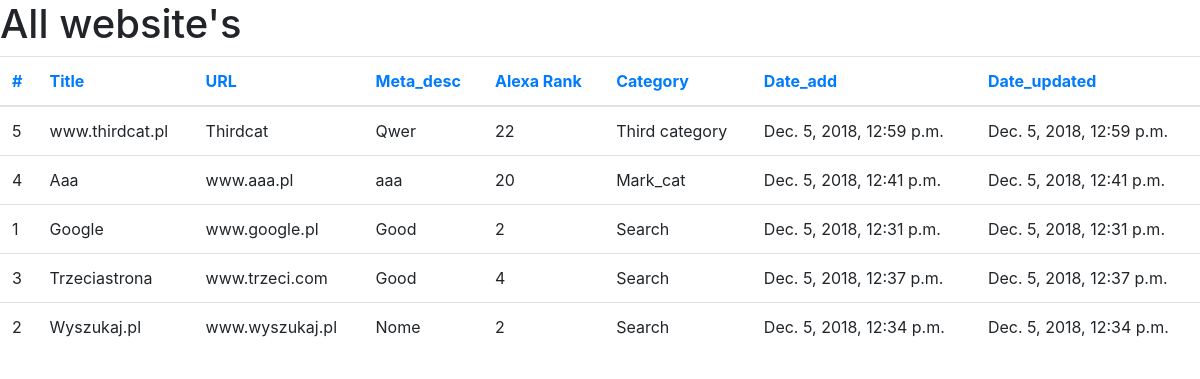
Page /websites/?order_by=url on the committed database.
### scraper/models.py (models this page shows, shortened)
class Website(models.Model):
    url = models.CharField(max_length=1000)
    title = models.CharField(max_length=1000)
    meta_description = models.CharField(max_length=1000)
    alexa_rank = models.IntegerField()
    category = models.ForeignKey(WebsiteCategory, on_delete=models.CASCADE)
    date_added = models.DateTimeField(auto_now_add=True)
    date_updated = models.DateTimeField(auto_now=True)

class WebsiteCategory(models.Model):
    name = models.CharField(max_length=1000)
    description = models.CharField(max_length=10000)
    date_added = models.DateTimeField(auto_now_add=True)
    date_updated = models.DateTimeField(auto_now=True)
    count = models.IntegerField()
    def __str__(self):
        return self.name

### scraper/views.py (the view)
# urls.py: path("websites/", WebsiteListView.as_view(), name="WebsiteListView"),
class WebsiteListView(ListView):
    template_name = 'scraper/website_list.html'
    context_object_name = "website_list"
    paginate_by = 8
    def get_queryset(self):
        if self.request.GET.get('filter'):
            filter_val = self.request.GET.get('filter')
            order = self.request.GET.get('order_by', 'id')
            new_context = Website.objects.filter(
                category=filter_val,
                ).order_by(order)
            return new_context
        else:
            order = self.request.GET.get('order_by', 'id')
            new_context = Website.objects.all().order_by(order)
            return new_context
    def get_context_data(self, **kwargs):
        context = super(WebsiteListView, self).get_context_data(**kwargs)
        context['filter'] = self.request.GET.get('filter')
        context['order_by'] = self.request.GET.get('order_by', 'id')
        return context

### templates/scraper/website_list.html (shortened to what this page needs)
<!DOCTYPE html>
<html lang="en">
<head>
    <link rel="stylesheet" href="https://stackpath.bootstrapcdn.com/bootstrap/4.1.3/css/bootstrap.min.css"
>
</head>
<body>
{% if website_list %}
    <h1>All website's</h1>
    <table class="table" id="movie">
        <thead>
        <tr>
            <th scope="col"><a href="?order_by=id">#</a></th>
            <th scope="col"><a href="?order_by=title">Title</a></th>
            <th scope="col"><a href="?order_by=url">URL</a></th>
            <th scope="col"><a href="?order_by=meta_description">Meta_desc</a></th>
            <th scope="col"><a href="?order_by=alexa_rank">Alexa Rank</a></th>
            <th scope="col"><a href="?order_by=category">Category</a></th>
            <th scope="col"><a href="?order_by=date_added">Date_add</a></th>
            <th scope="col"><a href="?order_by=date_updated">Date_updated</a></th>
        </tr>
        </thead>
        <tbody>
        {% for website in website_list %}
            <tr>
                <td>{{ website.id }}</td>
                <td>{{ website.title }}</td>
                <td>{{ website.url }}</td>
                <td>{{ website.meta_description }}</td>
                <td>{{ website.alexa_rank }}</td>
                <td>{{ website.category }}</td>
                <td>{{ website.date_added }}</td>
                <td>{{ website.date_updated }}</td>
            </tr>
        {% endfor %}
        </tbody>
    </table>
{% else %}
    <h3>No website found in database!</h3>
{% endif %}
</body>
</html>

### rows in the picture
Website: id "5", title "www.thirdcat.pl", url "Thirdcat", meta_description "Qwer", alexa_rank "22", category "Third category", date_added "Dec. 5, 2018, 12:59 p.m.", date_updated "Dec. 5, 2018, 12:59 p.m."
Website: id "4", title "Aaa", url "www.aaa.pl", meta_description "aaa", alexa_rank "20", category "Mark_cat", date_added "Dec. 5, 2018, 12:41 p.m.", date_updated "Dec. 5, 2018, 12:41 p.m."
Website: id "1", title "Google", url "www.google.pl", meta_description "Good", alexa_rank "2", category "Search", date_added "Dec. 5, 2018, 12:31 p.m.", date_updated "Dec. 5, 2018, 12:31 p.m."
Website: id "3", title "Trzeciastrona", url "www.trzeci.com", meta_description "Good", alexa_rank "4", category "Search", date_added "Dec. 5, 2018, 12:37 p.m.", date_updated "Dec. 5, 2018, 12:37 p.m."
Website: id "2", title "Wyszukaj.pl", url "www.wyszukaj.pl", meta_description "Nome", alexa_rank "2", category "Search", date_added "Dec. 5, 2018, 12:34 p.m.", date_updated "Dec. 5, 2018, 12:34 p.m."
